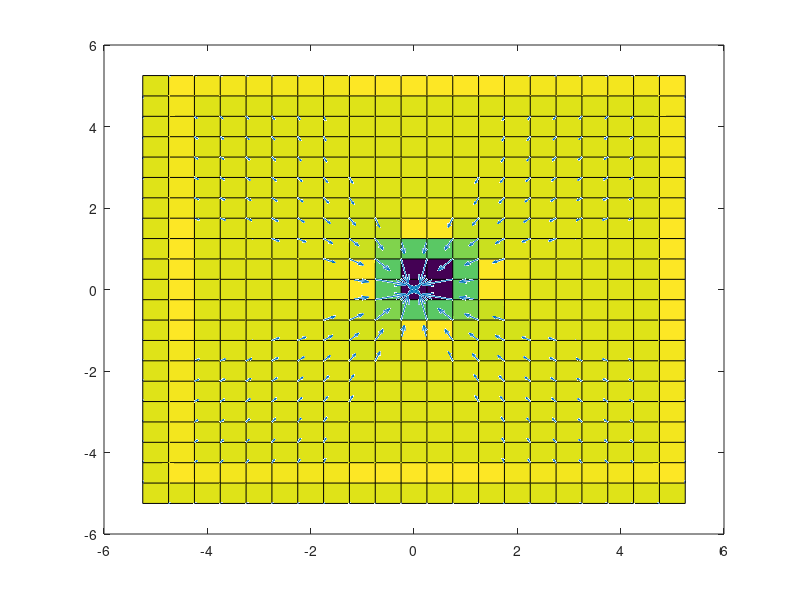

Recreate this plot in MATLAB.
%% Pressure Example M
%  Program for Lecture 4 of Numerics and Flow Simulation
%  Andreas Kempf, 16.05.2013

%% Initialisation
clc; clear; hold off;

%% Create arrays X and Y
[X,Y]=meshgrid(-5.25:0.5:5.25,-5.25:0.5:5.25);

%% Calculate pressure field P
%P=exp(-X.^2-Y.^2);
%P=exp(-(X+1).^2-(Y+1).^2) - exp(-(X-1).^2-(Y-1).^2);
P=1/(2*pi)*log(sqrt(X.^2+Y.^2));

%% Calculate velocities, assume Dt/(2 rho Delta) = 1
% Initialisation
Ima=size(X,1); Jma=size(X,2);
U=zeros(Ima,Jma); V=zeros(Ima,Jma);
% Calculation
U(:,2:Jma-1)=(P(:,1:Jma-2)-P(:,3:Jma));
V(2:Ima-1,:)=(P(1:Ima-2,:)-P(3:Ima,:));

%% Calculate divergence
% Initialisation
DivUV=zeros(Ima,Jma);
% Calculation
DivUV(2:Ima-1,2:Jma-1) = (U(2:Ima-1,3:Jma)-U(2:Ima-1,1:Jma-2))...
                       + (V(3:Ima,2:Jma-1)-V(1:Ima-2,2:Jma-1));

%% Visualisation
surface(X,Y,P); pause();
quiver(X,Y,U,V); pause();
surface(X,Y,DivUV);